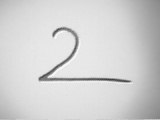
#> input picture input.png, 160 x 120 px
$ jupyter execute --allow-errors test.ipynb
#> lines starting #> are read from the running program, lines starting #| are printed output that depends on the picture
[cell 1]
import tensorflow as tf
import keras
import pickle
import gzip
import numpy as np
import matplotlib.pyplot as plt
from keras.models import Sequential
from keras.models import model_from_json
from keras.layers import Conv2D, MaxPooling2D, Flatten, Dense
from keras.layers.normalization import BatchNormalization
import cv2

[cell 2]
# load json and create model
json_file = open('model.json', 'r')
#> (reads model.json from the repository)
loaded_model_json = json_file.read()
json_file.close()
#> (the rest of this cell did not finish here and is left out)

[cell 3]
img_w = img_h = 28
frame = cv2.imread('input.png')
#> frame is the input picture: shape (120, 160, 3); min 60, max 253, mean 210.1
frame = cv2.cvtColor(frame, cv2.COLOR_BGR2GRAY)
#> frame: shape (120, 160)
alpha =2.75
beta = -160.0
frame = alpha * frame + beta
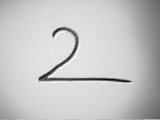
#> frame: shape (120, 160) float64; min 5, max 535.8, mean 417.9; drawn with min black and max white
frame = np.clip(frame, 0, 255).astype(np.uint8)
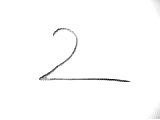
#> frame: shape (120, 160); min 5, max 255, mean 252.6
frame = cv2.fastNlMeansDenoising(frame, None, 31, 7, 21)

#frame = cv2.medianBlur(frame, 5)
#frame = cv2.adaptiveThreshold(frame,255, cv2.ADAPTIVE_THRESH_GAUSSIAN_C, cv2.THRESH_BINARY,11,2)
frame = cv2.resize(frame, (img_w, img_h))
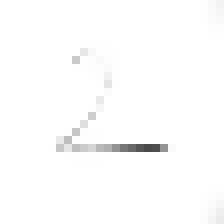
#> frame: shape (28, 28) (shown 8 times larger); min 74, max 255, mean 252.5
frame = cv2.bitwise_not(frame)
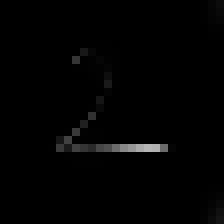
#> frame: shape (28, 28) (shown 8 times larger); min 0, max 181, mean 2.5
plt.imshow(frame)
frame = np.array(frame).reshape(1, 28, 28, 1)
#print(frame)
#frame = tf.keras.utils.normalize(frame, axis=1)
